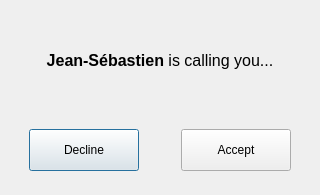
<?xml version="1.0" encoding="UTF-8"?>
<ui version="4.0">
 <class>ReceiveCallDiag</class>
 <widget class="QDialog" name="ReceiveCallDiag">
  <property name="geometry">
   <rect>
    <x>0</x>
    <y>0</y>
    <width>320</width>
    <height>195</height>
   </rect>
  </property>
  <property name="windowTitle">
   <string>Call</string>
  </property>
  <layout class="QHBoxLayout" name="horizontalLayout">
   <item>
    <layout class="QVBoxLayout" name="verticalLayout" stretch="3,2">
     <item>
      <layout class="QHBoxLayout" name="horizontalLayout_2">
       <item>
        <widget class="QLabel" name="nameCallingText">
         <property name="text">
          <string>&lt;html&gt;&lt;head/&gt;&lt;body&gt;&lt;p&gt;&lt;span style=&quot; font-size:12pt; font-weight:500;&quot;&gt;Jean-Sébastien&lt;/span&gt;&lt;span style=&quot; font-size:12pt;&quot;&gt; is calling you...&lt;/span&gt;&lt;/p&gt;&lt;/body&gt;&lt;/html&gt;</string>
         </property>
         <property name="alignment">
          <set>Qt::AlignCenter</set>
         </property>
         <property name="wordWrap">
          <bool>true</bool>
         </property>
        </widget>
       </item>
      </layout>
     </item>
     <item>
      <layout class="QHBoxLayout" name="horizontalLayout_3">
       <item>
        <layout class="QHBoxLayout" name="horizontalLayout_5">
         <item alignment="Qt::AlignHCenter|Qt::AlignVCenter">
          <widget class="QPushButton" name="declineButton">
           <property name="minimumSize">
            <size>
             <width>110</width>
             <height>42</height>
            </size>
           </property>
           <property name="maximumSize">
            <size>
             <width>110</width>
             <height>42</height>
            </size>
           </property>
           <property name="text">
            <string>Decline</string>
           </property>
          </widget>
         </item>
        </layout>
       </item>
       <item>
        <layout class="QHBoxLayout" name="horizontalLayout_4">
         <item alignment="Qt::AlignHCenter|Qt::AlignVCenter">
          <widget class="QPushButton" name="acceptButton">
           <property name="minimumSize">
            <size>
             <width>110</width>
             <height>42</height>
            </size>
           </property>
           <property name="maximumSize">
            <size>
             <width>110</width>
             <height>42</height>
            </size>
           </property>
           <property name="text">
            <string>Accept</string>
           </property>
          </widget>
         </item>
        </layout>
       </item>
      </layout>
     </item>
    </layout>
   </item>
  </layout>
 </widget>
 <resources/>
 <connections/>
</ui>
